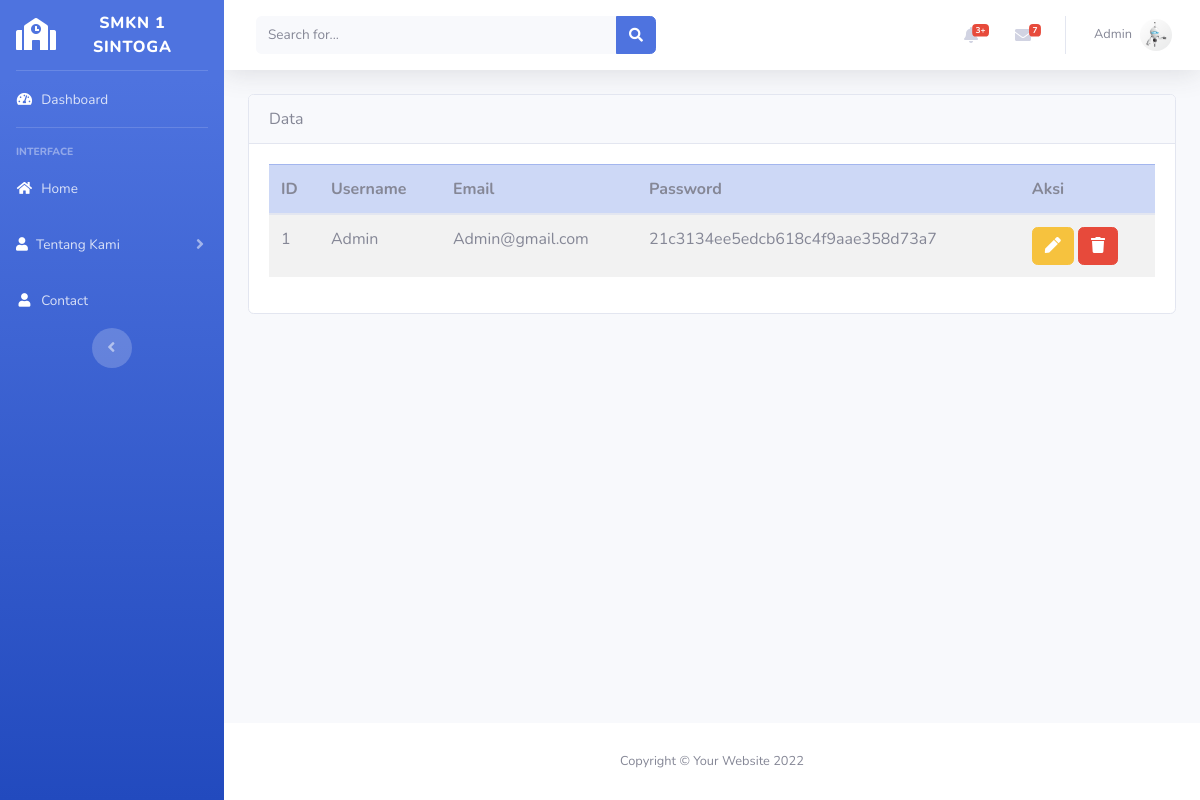
The page /backend/index.php?page=profile (signed in) on the database its author committed.
### tables this page shows
CREATE TABLE `user` (
  `id` int(8) NOT NULL,
  `username` varchar(255) NOT NULL,
  `email` varchar(255) NOT NULL,
  `password` varchar(255) NOT NULL,
  `foto` text NOT NULL
);

### backend/profile.php (the view)
<div class="card">
    <div class="card-header">
       Data
    </div>
    <div class="card-body">
    <table class="table table-striped">
    <thead>
      <tr class="table-primary">
        <th>ID</th>
        <th>Username</th>
        <th>Email</th>
        <th>Password</th>
        <th>Aksi</th>
      </tr>
    </thead>
    <tbody>
      <?php
        $data = $koneksi->query("SELECT * FROM `user`");
        foreach($data as $i =>$isi){
      ?>
        <tr>
          <td><?= $i+1 ?></td>
          <td><?= $isi['username'] ?></td>
          <td><?= $isi['email'] ?></td>
          <td><?= $isi['password'] ?></td>
          <td>
            <a href="?page=user/edit&id=<?= $isi['id']?>" class="btn btn-warning"><i class="fa solid fa-pen"></i></a>
            <a href="?page=user/hapus&id=<?= $isi['id']?>" class="btn btn-danger"><i class="fa solid fa-trash"></i></a>
          </td>
        </tr>
      <?php }?>
    </tbody>
  </table>
    </div>
</div>

### rows shown on the page
user: username "Admin", email "Admin@gmail.com", password "21c3134ee5edcb618c4f9aae358d73a7"

### other values the page prints
$_SESSION['username'] "Admin"
